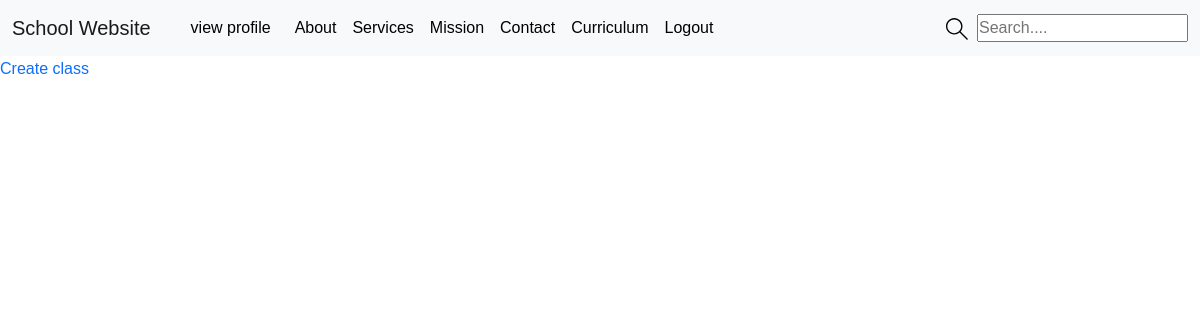
/curriculum/ (signed in), run on an earlier commit of the app's database.
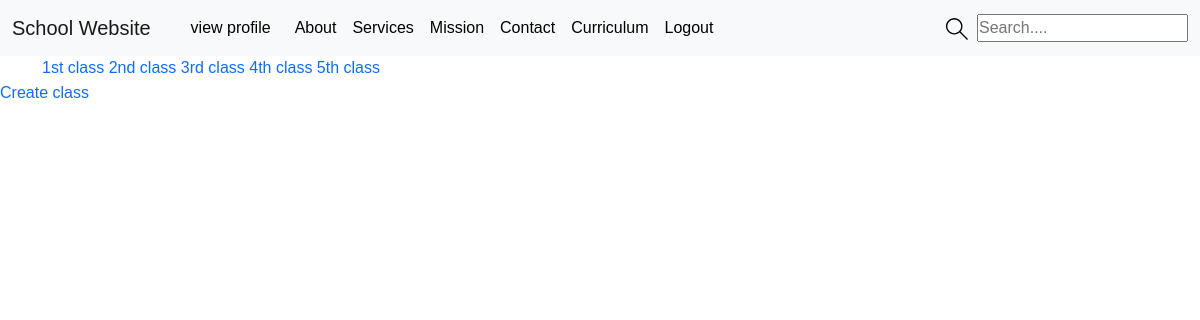
And on a later commit of the database.
### curriculum/models.py (models this page shows, shortened)
class Standard(models.Model):
    standard_id = models.CharField(unique=True,max_length=100,null=True)
    name = models.CharField(max_length=100,unique=True)
    slug = models.SlugField(null=True,blank=True)
    description = models.TextField(max_length=500,blank = True)

### curriculum/views.py (the view)
# urls.py: path('', views.StandardListView,name='standard_list' ),
def StandardListView(request):
    if request.user.is_authenticated:
        page = 'after_login'
        user = request.user
        standards = Standard.objects.all()
        context = {
            'page':page,
            'user':user,
            'standards':standards
        }
        return render(request,'curriculum/standard_list_view.html',context)
    return HttpResponse("you are not logged in login first!!")

### curriculum/templates/curriculum/standard_list_view.html
{% extends 'main.html' %}
{% block content %}
    <div class="container">
        {% for standard in standards %}
            <a href="{% url 'curriculum:subject_list' standard.standard_id %}">{{ standard.name }}</a>
        {% endfor %}
    </div>
    {% if request.user.is_staff %}
        <a href="#createclass">Create class</a>
    {% endif %}
{% endblock %}

### templates/main.html (shortened to what this page needs)
{% load static %}
<!DOCTYPE html>
<html lang="en">
<head>
    <link rel="stylesheet" href="https://cdn.jsdelivr.net/npm/bootstrap@5.2.0-beta1/dist/css/bootstrap.min.css">
    {% if page == 'before_login'%}
    <link rel="stylesheet" href="{% static 'css/register.css' %}">
    {% else %}
    <link rel="stylesheet" href="{% static 'css/homePage.css' %}">
    {% endif %}
</head>
<body>
    {% if page == 'after_login'%}
        {% include 'navbar.html' %}
    {% endif %}
    {% block content %}
    {% endblock %}
</body>
</html>

### templates/navbar.html (shortened to what this page needs)
{% load static %}
<nav class="navbar navbar-expand-lg bg-light">
    <div class="container-fluid">
      <a class="navbar-brand" href="{% url 'home' %}">School Website</a>
      <div class="collapse navbar-collapse" id="navbarSupportedContent">
        <ul class="navbar-nav me-auto mb-2 mb-lg-0">
          <li class="nav-item">
            <a class="nav-link" href="{% url 'profile' %}">view profile</a>
          </li>
          <li class="nav-item">
            <a style="cursor:pointer" href="#About">About</a>
          </li>
          <li class="nav-item">
            <a style="cursor:pointer" href="#Services">Services</a>
          </li>
          <li class="nav-item">
            <a style="cursor:pointer" href="#mission">Mission</a>
          </li>
          <li class="nav-item">
            <a style="cursor:pointer" href="#contact">Contact</a>
          </li>
          <li class="nav-item">
            <a style="cursor:pointer" href="{% url 'curriculum:standard_list' %}">Curriculum</a>
          </li>
          {% if request.user.is_authenticated %}
            <li class="nav-item">
              <a style="cursor:pointer" href="{% url 'logout' %}">Logout</a>
            </li>
          {% else %}
          <li class="nav-item">
            <a style="cursor:pointer" href="{% url 'login' %}">Login</a>
          </li>
          {% endif %}
        </ul>
        <form class="header__search" method="GET" action="{% url 'home' %}">
          <label>
            <input name="q" placeholder="Search...." />
          </label>
        </form>
      </div>
    </div>
  </nav>

### static/css/homePage.css (style rules this page uses)
* { margin: 0; padding: 0; box-sizing: border-box; font-family: 'Nunito', sans-serif; }
a { text-decoration: none; }
ul { list-style: none; }

### templates/navbar.html (style rules this page uses)
.nav-item a { cursor: pointer; text-decoration: none; color: #000; }
.collapse ul li { display: flex; align-items: center; justify-content: center; margin-left: 1rem; }

What changed in the data, as far as the page shows it:
added Standard: name "1st class"
added Standard: name "2nd class"
added Standard: name "3rd class"
added Standard: name "4th class"
added Standard: name "5th class"
